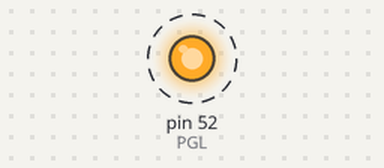
The sketch below on a simulated Arduino Mega 2560, built with avr-gcc and run on an emulated ATmega2560. Parts: output pins drawn as LEDs (lit = HIGH). Dashed ring = blinking.

Above: at 0.5 s.
Timing chart, 0 to 4.6 s (numbered marks = the images above):
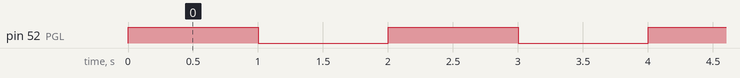

Measured:
- by itself, pin 52 (PGL): alternates HIGH for 1.0 s and LOW for 1.0 s

The sketch:

test_pgl.ino
```cpp
#define PGL 52

void setup() {
  // put your setup code here, to run once:
  pinMode(PGL, OUTPUT);
}

void loop() {
  // put your main code here, to run repeatedly:
  digitalWrite(PGL, HIGH);
  delay(1000);
    digitalWrite(PGL, LOW);
    delay(1000);
}
```
